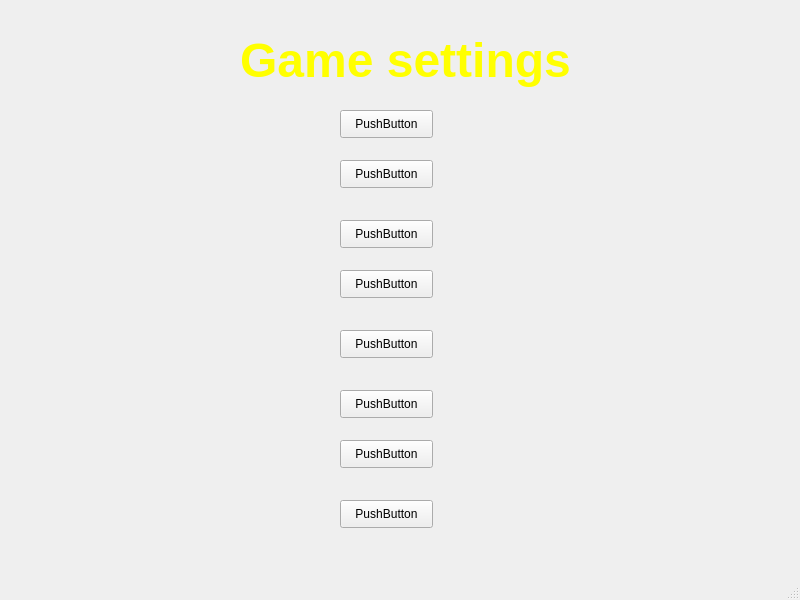
<?xml version="1.0" encoding="UTF-8"?>
<ui version="4.0">
 <class>GameSettings</class>
 <widget class="QMainWindow" name="GameSettings">
  <property name="geometry">
   <rect>
    <x>0</x>
    <y>0</y>
    <width>800</width>
    <height>600</height>
   </rect>
  </property>
  <property name="windowTitle">
   <string>MainWindow</string>
  </property>
  <widget class="QWidget" name="centralwidget">
   <widget class="QLabel" name="label">
    <property name="geometry">
     <rect>
      <x>40</x>
      <y>10</y>
      <width>731</width>
      <height>101</height>
     </rect>
    </property>
    <property name="text">
     <string>&lt;html&gt;&lt;head/&gt;&lt;body&gt;&lt;p align=&quot;center&quot;&gt;&lt;span style=&quot; font-size:36pt; font-weight:600; color:#ffff00;&quot;&gt;Game settings&lt;/span&gt;&lt;/p&gt;&lt;/body&gt;&lt;/html&gt;</string>
    </property>
   </widget>
   <widget class="QPushButton" name="pushButton">
    <property name="geometry">
     <rect>
      <x>340</x>
      <y>110</y>
      <width>93</width>
      <height>28</height>
     </rect>
    </property>
    <property name="text">
     <string>PushButton</string>
    </property>
   </widget>
   <widget class="QPushButton" name="pushButton_2">
    <property name="geometry">
     <rect>
      <x>340</x>
      <y>160</y>
      <width>93</width>
      <height>28</height>
     </rect>
    </property>
    <property name="text">
     <string>PushButton</string>
    </property>
   </widget>
   <widget class="QPushButton" name="pushButton_3">
    <property name="geometry">
     <rect>
      <x>340</x>
      <y>220</y>
      <width>93</width>
      <height>28</height>
     </rect>
    </property>
    <property name="text">
     <string>PushButton</string>
    </property>
   </widget>
   <widget class="QPushButton" name="pushButton_4">
    <property name="geometry">
     <rect>
      <x>340</x>
      <y>270</y>
      <width>93</width>
      <height>28</height>
     </rect>
    </property>
    <property name="text">
     <string>PushButton</string>
    </property>
   </widget>
   <widget class="QPushButton" name="pushButton_5">
    <property name="geometry">
     <rect>
      <x>340</x>
      <y>330</y>
      <width>93</width>
      <height>28</height>
     </rect>
    </property>
    <property name="text">
     <string>PushButton</string>
    </property>
   </widget>
   <widget class="QPushButton" name="pushButton_6">
    <property name="geometry">
     <rect>
      <x>340</x>
      <y>390</y>
      <width>93</width>
      <height>28</height>
     </rect>
    </property>
    <property name="text">
     <string>PushButton</string>
    </property>
   </widget>
   <widget class="QPushButton" name="pushButton_7">
    <property name="geometry">
     <rect>
      <x>340</x>
      <y>440</y>
      <width>93</width>
      <height>28</height>
     </rect>
    </property>
    <property name="text">
     <string>PushButton</string>
    </property>
   </widget>
   <widget class="QPushButton" name="pushButton_8">
    <property name="geometry">
     <rect>
      <x>340</x>
      <y>500</y>
      <width>93</width>
      <height>28</height>
     </rect>
    </property>
    <property name="text">
     <string>PushButton</string>
    </property>
   </widget>
  </widget>
  <widget class="QMenuBar" name="menubar">
   <property name="geometry">
    <rect>
     <x>0</x>
     <y>0</y>
     <width>800</width>
     <height>26</height>
    </rect>
   </property>
  </widget>
  <widget class="QStatusBar" name="statusbar"/>
 </widget>
 <resources/>
 <connections/>
</ui>
